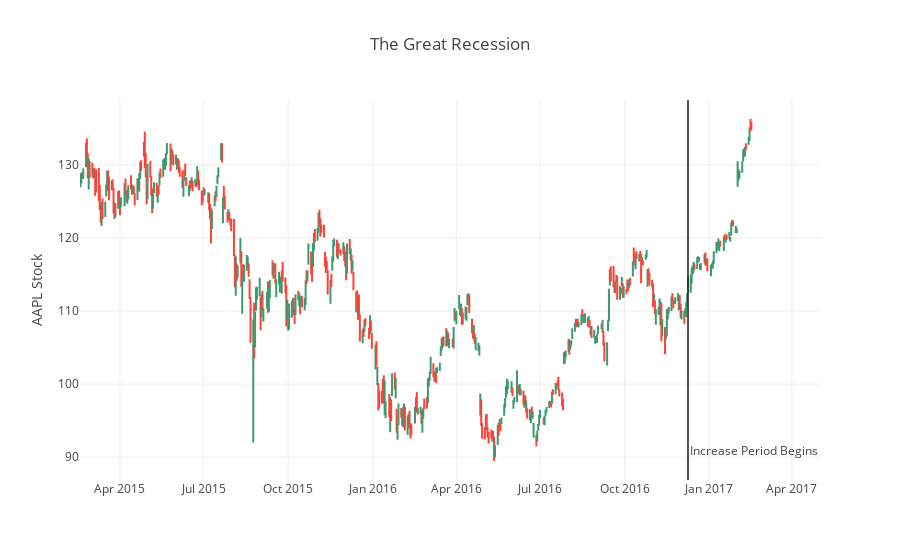

Write notebook code for a chart like this one.
### Markdown cell above
# Simple Candlestick with Pandas

### Code cell
df = pd.read_csv('https://raw.githubusercontent.com/plotly/datasets/master/finance-charts-apple.csv')
trace = go.Ohlc(
    x=df['Date'],
    open=df['AAPL.Open'],
    high=df['AAPL.High'],
    low=df['AAPL.Low'],
    close=df['AAPL.Close']
)

layout = go.Layout(
    title = 'The Great Recession',
    # X轴是否显示Rangeslider，默认为True
    xaxis = dict(rangeslider = dict(visible=False)),
    yaxis = dict(title='AAPL Stock'),
    # 添加一条线
    shapes = [{
        'x0': '2016-12-09', 'x1': '2016-12-09',
        'y0': 0, 'y1': 1, 
        'xref': 'x', 'yref': 'paper',
        'line': {'color': 'rgb(30,30,30)', 'width': 1}
    }],
    annotations = [{
        'x': '2016-12-09', 'y': 0.05, 
        'xref': 'x', 'yref': 'paper',
        'showarrow': False, 
        'xanchor': 'left',
        'text': 'Increase Period Begins'
    }]
)
fig = go.Figure(data=[trace],layout=layout)
plotly.offline.iplot(fig, filename='simple_candlestick')

### Figure 1 — Plotly figure (JSON) as saved in the notebook; plotly's stock layout.template omitted (floating-point values rounded to 4 significant figures; data arrays with more than 128 entries replaced by an {"elided": "..."} marker saying what was removed)
{"data": [{"close": {"elided": "506 float values"}, "high": {"elided": "506 float values"}, "low": {"elided": "506 float values"}, "open": {"elided": "506 float values"}, "type": "ohlc", "uid": "b5a512c5-8e9a-4381-bbb5-778ae96bc230", "x": {"elided": "506 str values"}}], "layout": {"annotations": [{"showarrow": false, "text": "Increase Period Begins", "x": "2016-12-09", "xanchor": "left", "xref": "x", "y": 0.05, "yref": "paper"}], "shapes": [{"line": {"color": "rgb(30,30,30)", "width": 1}, "x0": "2016-12-09", "x1": "2016-12-09", "xref": "x", "y0": 0, "y1": 1, "yref": "paper"}], "title": "The Great Recession", "xaxis": {"rangeslider": {"visible": false}}, "yaxis": {"title": "AAPL Stock"}}}
